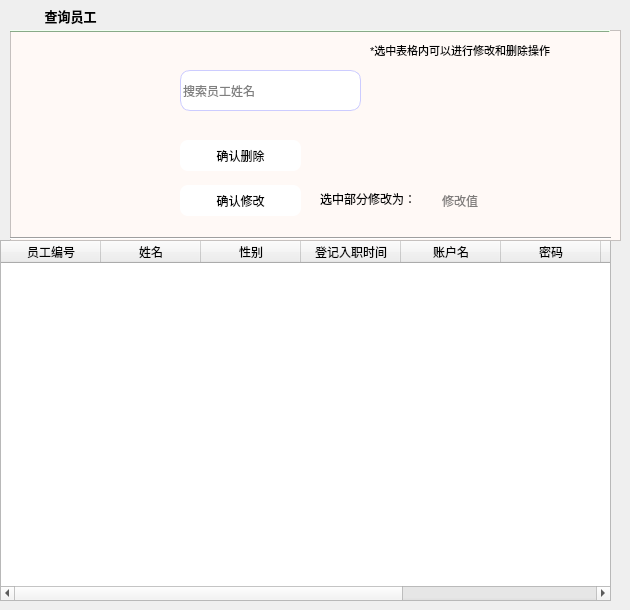
    <widget class="QWidget" name="page_3">
     <widget class="QTableWidget" name="searchTable">
      <property name="geometry">
       <rect>
        <x>0</x>
        <y>240</y>
        <width>611</width>
        <height>361</height>
       </rect>
      </property>
      <property name="styleSheet">
       <string notr="true"/>
      </property>
      <column>
       <property name="text">
        <string>员工编号</string>
       </property>
      </column>
      <column>
       <property name="text">
        <string>姓名</string>
       </property>
      </column>
      <column>
       <property name="text">
        <string>性别</string>
       </property>
      </column>
      <column>
       <property name="text">
        <string>登记入职时间</string>
       </property>
      </column>
      <column>
       <property name="text">
        <string>账户名</string>
       </property>
      </column>
      <column>
       <property name="text">
        <string>密码</string>
       </property>
      </column>
      <column>
       <property name="text">
        <string>权限</string>
       </property>
      </column>
      <column>
       <property name="text">
        <string>身份证号</string>
       </property>
      </column>
      <column>
       <property name="text">
        <string>手机号</string>
       </property>
      </column>
     </widget>
     <widget class="QFrame" name="frame_2">
      <property name="geometry">
       <rect>
        <x>10</x>
        <y>30</y>
        <width>611</width>
        <height>211</height>
       </rect>
      </property>
      <property name="styleSheet">
       <string notr="true">background-color:rgb(255, 249, 246)</string>
      </property>
      <property name="frameShape">
       <enum>QFrame::StyledPanel</enum>
      </property>
      <property name="frameShadow">
       <enum>QFrame::Raised</enum>
      </property>
      <widget class="QLineEdit" name="searchName">
       <property name="geometry">
        <rect>
         <x>170</x>
         <y>40</y>
         <width>181</width>
         <height>41</height>
        </rect>
       </property>
       <property name="styleSheet">
        <string notr="true">border-radius:10px;
background:#FFFFFF;
border:1px solid;
border-color:#CCCCFF;
</string>
       </property>
       <property name="placeholderText">
        <string>搜索员工姓名</string>
       </property>
      </widget>
      <widget class="QToolButton" name="searchNB">
       <property name="geometry">
        <rect>
         <x>370</x>
         <y>40</y>
         <width>101</width>
         <height>41</height>
        </rect>
       </property>
       <property name="styleSheet">
        <string notr="true">background-color:rgb(255, 249, 246);
border:0px;

border-radius:5px</string>
       </property>
       <property name="text">
        <string/>
       </property>
       <property name="icon">
        <iconset>
         <normaloff>../../../../../pictures/search.png</normaloff>../../../../../pictures/search.png</iconset>
       </property>
       <property name="toolButtonStyle">
        <enum>Qt::ToolButtonTextBesideIcon</enum>
       </property>
      </widget>
      <widget class="QLabel" name="label_74">
       <property name="geometry">
        <rect>
         <x>310</x>
         <y>149</y>
         <width>151</width>
         <height>40</height>
        </rect>
       </property>
       <property name="styleSheet">
        <string notr="true">font: 9pt &quot;FontAwesome&quot;;</string>
       </property>
       <property name="text">
        <string>选中部分修改为：</string>
       </property>
      </widget>
      <widget class="QLineEdit" name="modifyvalue">
       <property name="geometry">
        <rect>
         <x>430</x>
         <y>160</y>
         <width>111</width>
         <height>21</height>
        </rect>
       </property>
       <property name="styleSheet">
        <string notr="true">border-radius:5px</string>
       </property>
       <property name="text">
        <string/>
       </property>
       <property name="placeholderText">
        <string>修改值</string>
       </property>
      </widget>
      <widget class="QPushButton" name="commitTableModify">
       <property name="geometry">
        <rect>
         <x>170</x>
         <y>155</y>
         <width>121</width>
         <height>31</height>
        </rect>
       </property>
       <property name="styleSheet">
        <string notr="true">#commitTableModify{background:#ffffff;
border-radius:8px}
#commitTableModify:hover
{
background:#4c64ba
}</string>
       </property>
       <property name="text">
        <string>确认修改</string>
       </property>
      </widget>
      <widget class="QLabel" name="label_78">
       <property name="geometry">
        <rect>
         <x>360</x>
         <y>10</y>
         <width>231</width>
         <height>21</height>
        </rect>
       </property>
       <property name="font">
        <font>
         <pointsize>8</pointsize>
        </font>
       </property>
       <property name="text">
        <string>*选中表格内可以进行修改和删除操作</string>
       </property>
      </widget>
      <widget class="QPushButton" name="commitTableDel">
       <property name="geometry">
        <rect>
         <x>170</x>
         <y>110</y>
         <width>121</width>
         <height>31</height>
        </rect>
       </property>
       <property name="styleSheet">
        <string notr="true">#commitTableDel{background:#ffffff;
border-radius:8px}
#commitTableDel:hover
{
background:#4c64ba
}</string>
       </property>
       <property name="text">
        <string>确认删除</string>
       </property>
      </widget>
     </widget>
     <widget class="QFrame" name="split_3">
      <property name="geometry">
       <rect>
        <x>10</x>
        <y>30</y>
        <width>600</width>
        <height>2</height>
       </rect>
      </property>
      <property name="styleSheet">
       <string notr="true">color:#CCFFCC;
border-color:#CCFFCC;
background-color:#CCFFCC</string>
      </property>
      <property name="frameShape">
       <enum>QFrame::HLine</enum>
      </property>
      <property name="frameShadow">
       <enum>QFrame::Raised</enum>
      </property>
     </widget>
     <widget class="QToolButton" name="toolButton_2">
      <property name="geometry">
       <rect>
        <x>20</x>
        <y>0</y>
        <width>101</width>
        <height>31</height>
       </rect>
      </property>
      <property name="font">
       <font>
        <family>FontAwesome</family>
        <pointsize>10</pointsize>
        <weight>75</weight>
        <bold>true</bold>
       </font>
      </property>
      <property name="styleSheet">
       <string notr="true">border:none</string>
      </property>
      <property name="text">
       <string>查询员工</string>
      </property>
      <property name="icon">
       <iconset>
        <normaloff>../../../../../pictures/search1.png</normaloff>../../../../../pictures/search1.png</iconset>
      </property>
      <property name="toolButtonStyle">
       <enum>Qt::ToolButtonTextBesideIcon</enum>
      </property>
     </widget>
     <widget class="Line" name="line">
      <property name="geometry">
       <rect>
        <x>10</x>
        <y>230</y>
        <width>601</width>
        <height>16</height>
       </rect>
      </property>
      <property name="orientation">
       <enum>Qt::Horizontal</enum>
      </property>
     </widget>
    </widget>
